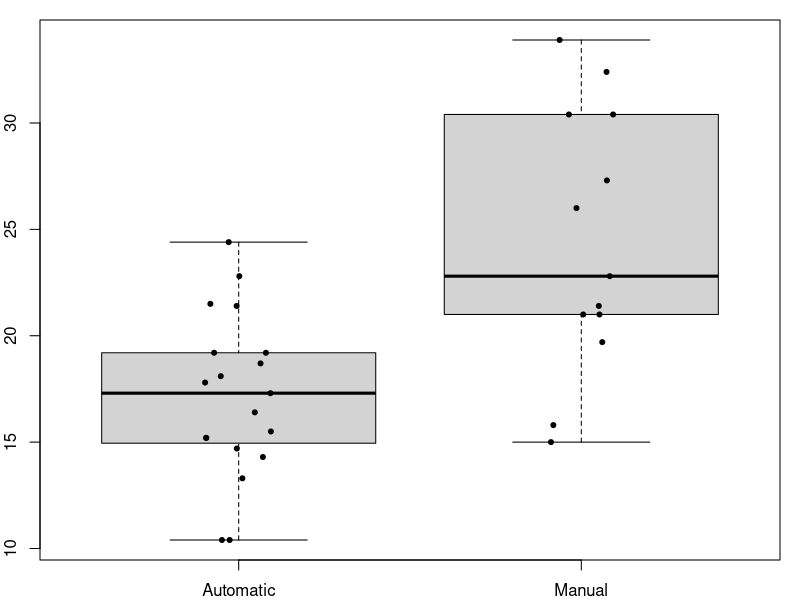
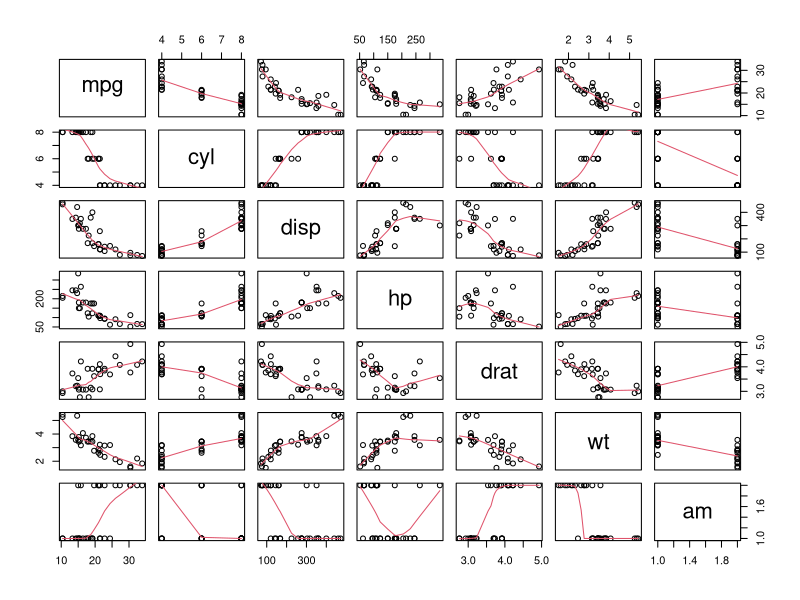

Recreate these plots in R, in order.
## ---- chunk 1
data(mtcars)
mtcarst <- within(mtcars, {
am <- factor(am, labels = c("Automatic", "Manual"))
vs <- factor(vs, labels = c("Vengine", "Iengine"))
})
head(mtcarst)
## ---- chunk 2
model1 <- lm(mpg ~ am, mtcarst)
summary(model1)$coefficients
summary(model1)

## ---- chunk 3
op <- par(mar = c(2,2,1,1))
boxplot(mpg ~ am, data = mtcarst)
stripchart(mpg ~ am, data = mtcarst, vertical = T, method = "jitter", pch = 20, add = T)
par(op)
## ---- chunk 4
require(graphics)
pairs(mtcarst[, c(1:6,9)], panel = panel.smooth)
